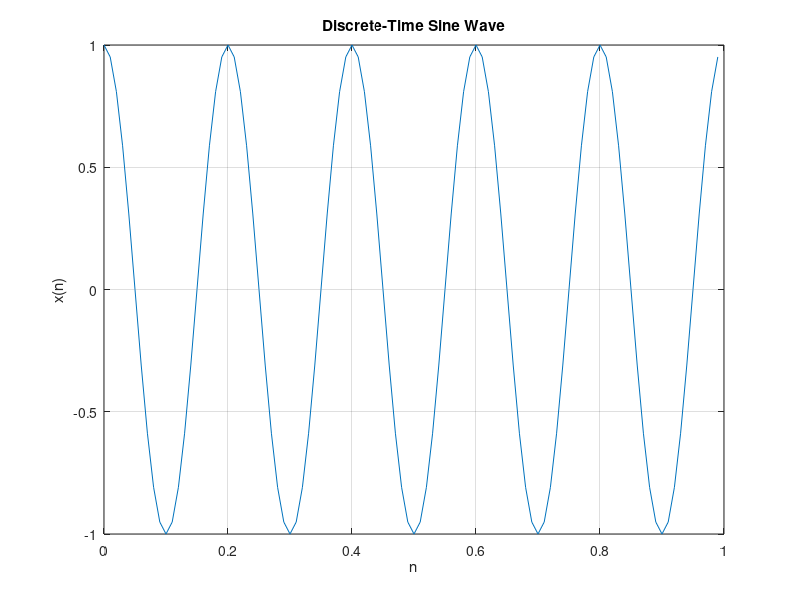

The MATLAB source for this figure:

% Program to generate a sine wave
clear;
close all;
clc;

n = 0:0.01:100;      % Discrete-time index
f = 5;               % Frequency in cycles/sample

x = cos(2*pi*f*n);

plot(n(1:100), x(1:100));
xlabel('n');
ylabel('x(n)');
title('Discrete-Time Sine Wave');
grid on;
